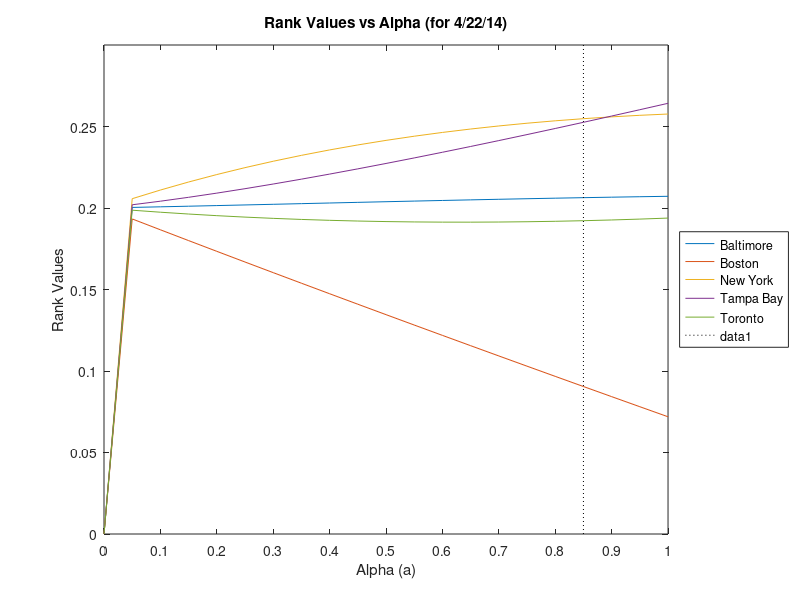

The MATLAB script that drew this image:
%MLB_alpha.m
%Rank Values vs Alpha
%Written by Kenny Nakazawa

%Ranking MLB, American League East Division Teams as of 4/22/14


a = 0:0.05:1;
TeamRank = zeros(length(a),5)';

for j = 1:length(a)
    
N=5;

teams = {'Baltimore', 'Boston', 'New York', 'Tampa Bay', 'Toronto'};
H = [0 8/28 4/28 0 16/28;6/19 0 13/19 0 0; 10/37 2/37 0 21/37 4/37;9/22 0 12/26 0 5/26; 1/19 0 6/19 12/19 0];

%Initial ranking, equal importance to all
z0=zeros(N,1)';
for i=1:N
    z0(i)=1/N;
end
z0;

%Make H stochastic, all entries in a row are non-negative
%and add to 1. Row of all 0s indicates an undefeated season.
S=H;
for i=1:length(S)
    if S(i,:) == zeros(length(S),1)'
        S(i,:) = ones(length(S),1)'*1./length(S);
    end
end

S;

%Make S irreducible and create google matrix G
v = [1/5 1/5 1/5 1/5 1/5]; %Personalization vector
e = ones(length(v),1);
E = e*v;

 %"a" is the significance of the hyperlink structure of the 
%internet (represented by the matrix S) in the ranking process

G = a(j)*S + (1-a(j))*E; %make G stochastic and irreducible

%Use Perron-Frobenius Theorem to solve lim (k-->inf) z0*G^k
%(G')^k*z0 = dominant eigenvalue^k * c(1) * corresponding eigenvector 
%Recall z0 = v*c (z0 = c(1)v1 + c(2)v2+...+c(n)vn
%By PFT, the dominant eigenvector is 1.
%so (G')^k*z0 = c(1) * v1
[v l] = eig(G');
c = v\z0';
pi = c(1)*v(:,1);



a(j);
teams=teams';
TeamRankValues = abs(pi);
TeamRank(:,j)=TeamRankValues';

end

teams
a
TeamRank

figure
plot(a,TeamRank(1,:),a,TeamRank(2,:),a, TeamRank(3,:), a, TeamRank(4,:), a, TeamRank(5,:))
title('Rank Values vs Alpha (for 4/22/14)')
xlabel('Alpha (a)')
ylabel('Rank Values')
legend(teams)
legend('Location','eastoutside') 
line([a(18) a(18)],[0 0.3], 'Color','k', 'LineStyle',':');
set(gca,'YLim',[0 0.3], 'XTick',0:0.1:1)

